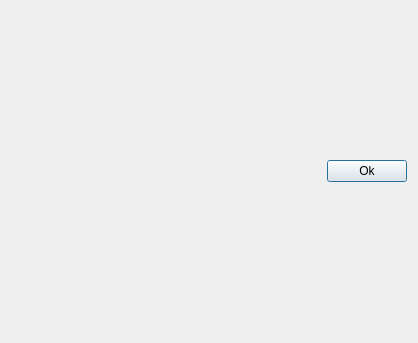
<?xml version="1.0" encoding="UTF-8"?>
<ui version="4.0">
 <class>FileReaderDialog</class>
 <widget class="QDialog" name="FileReaderDialog">
  <property name="geometry">
   <rect>
    <x>0</x>
    <y>0</y>
    <width>418</width>
    <height>343</height>
   </rect>
  </property>
  <property name="windowTitle">
   <string>Dialog</string>
  </property>
  <layout class="QGridLayout" name="gridLayout_2">
   <item row="1" column="1">
    <widget class="QPushButton" name="okButton">
     <property name="text">
      <string>Ok</string>
     </property>
    </widget>
   </item>
   <item row="1" column="0">
    <spacer name="horizontalSpacer">
     <property name="orientation">
      <enum>Qt::Horizontal</enum>
     </property>
     <property name="sizeHint" stdset="0">
      <size>
       <width>40</width>
       <height>20</height>
      </size>
     </property>
    </spacer>
   </item>
   <item row="0" column="0" colspan="2">
    <layout class="QGridLayout" name="drLayout"/>
   </item>
  </layout>
 </widget>
 <resources/>
 <connections/>
</ui>
